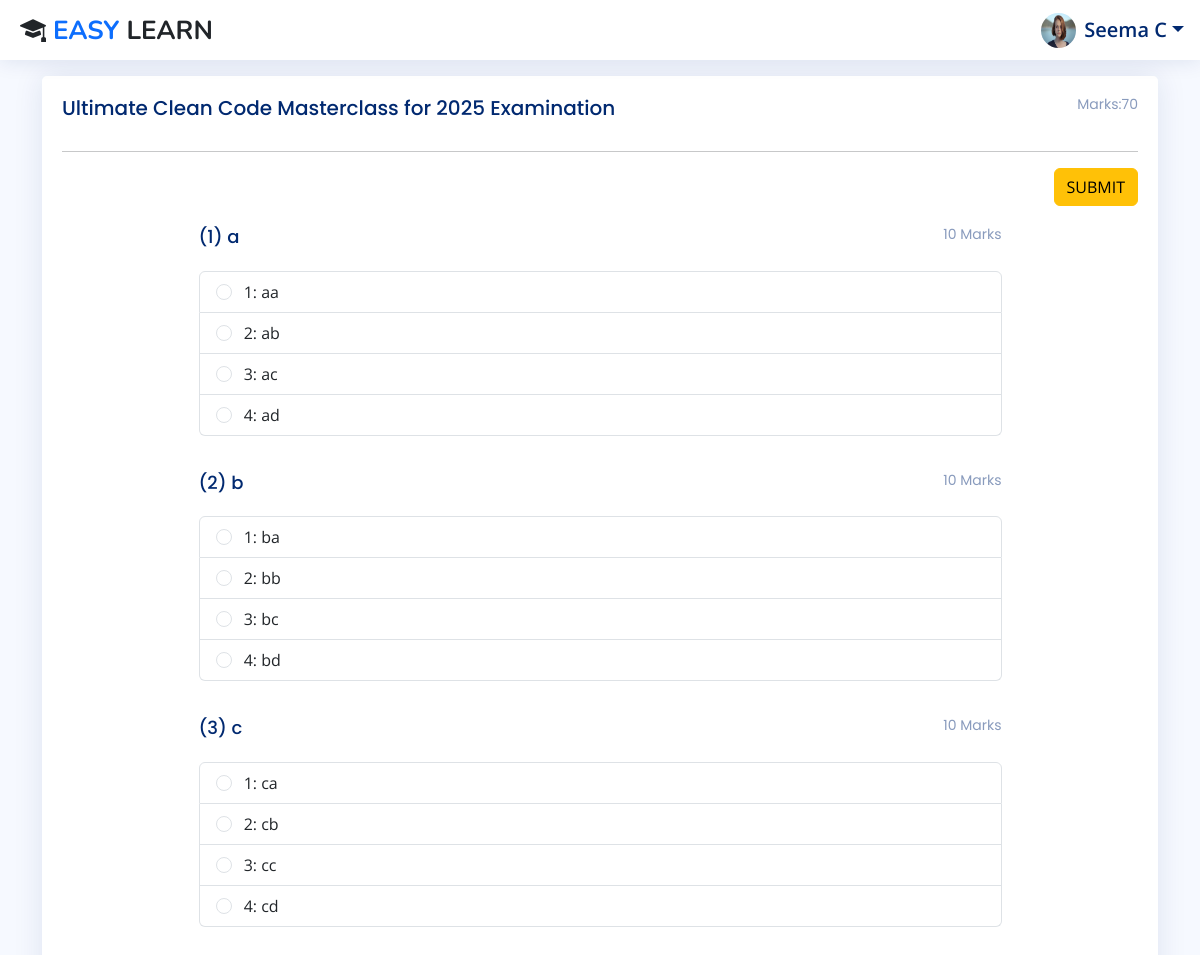
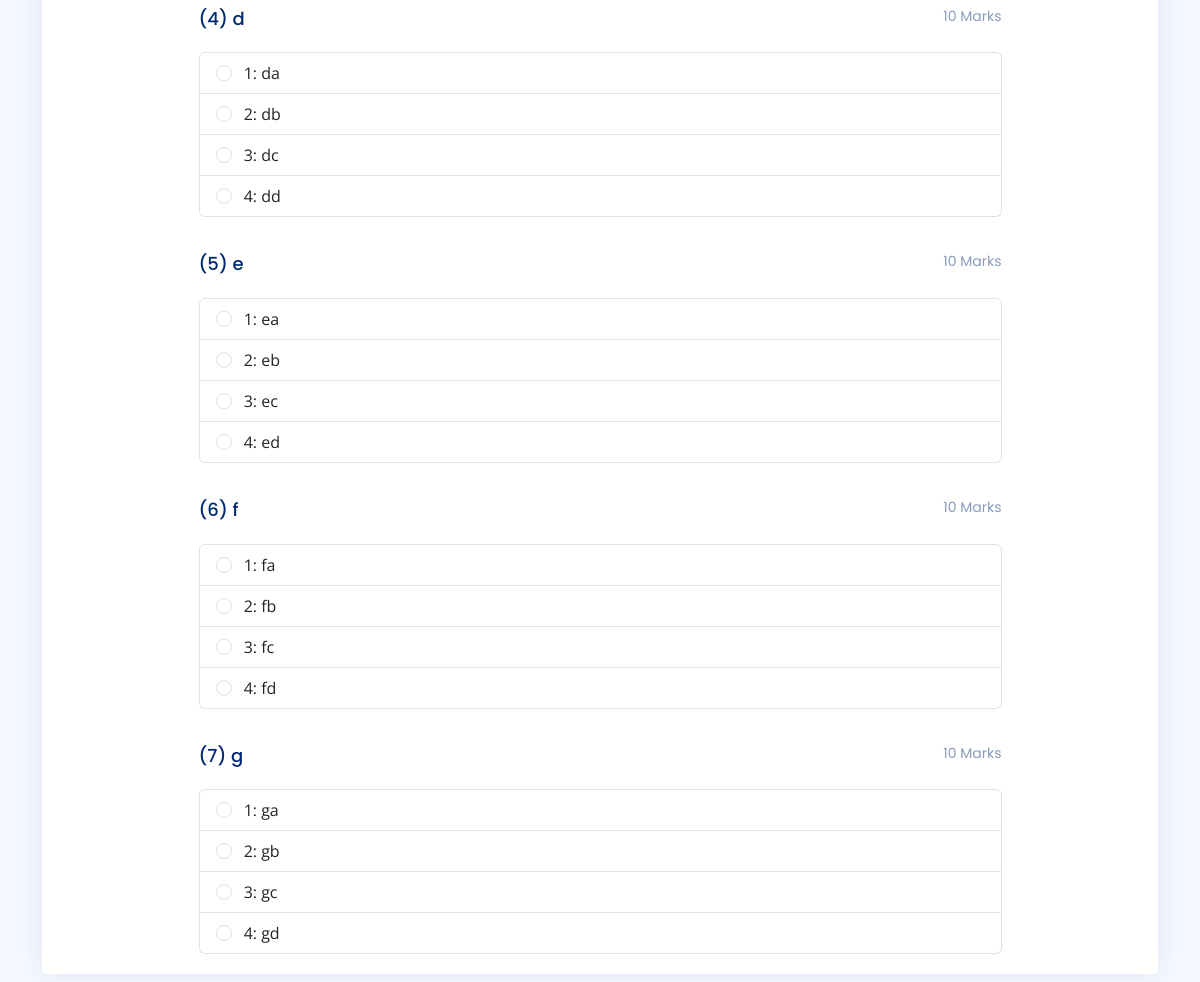
The page /exam/4/ (signed in) on the database its author committed (2 pictures, top to bottom).
### Users/models.py (models this page shows, shortened)
class User(AbstractBaseUser):
    id = models.BigAutoField(primary_key=True)
    profile_photo = models.ImageField(upload_to='profile_photos/', null=True, blank=False)
    first_name = models.CharField(max_length=100, null=False, blank=False)
    last_name = models.CharField(max_length=100, null=False, blank=False)
    institute = models.CharField(max_length=100, null=False, blank=False, default="SSVPS")
    email = models.EmailField(unique=True, null=False, blank=False)
    password = models.CharField(max_length=100, null=False, blank=False)
    role = models.CharField(max_length=10, choices=ROLE_CHOICES, null=False, blank=False)
    joined_date = models.DateField(auto_now_add=True)
    USERNAME_FIELD = 'email'
    REQUIRED_FIELDS = ['first_name', 'last_name']
    objects = UserManager()
    class Meta:
        db_table = 'Users Table'

### Course/models.py (models this page shows, shortened)
class Course(models.Model):
    id = models.BigAutoField(primary_key=True)
    thumbnail = models.ImageField(upload_to='thumbnails/', null=False, blank=False)
    title = models.CharField(max_length=255, null=False, blank=False)
    category = models.CharField(max_length=255, null=False, blank=False)
    description = models.CharField(max_length=255, null=False, blank=False)
    created_by = models.ForeignKey(User, related_name='courses', on_delete=models.CASCADE)
    created_date = models.DateField(auto_now_add=True)
    class Meta:
        db_table = 'Courses Table'

class Question(models.Model):
    id = models.BigAutoField(primary_key=True)
    exam = models.ForeignKey(Exam, related_name='questions', on_delete=models.CASCADE)
    text = models.CharField(max_length=255, null=False, blank=False)
    mark = models.PositiveIntegerField(null=False, blank=False, default=0)
    class Meta:
        db_table = 'Questions Table'

class Answer(models.Model):
    id = models.BigAutoField(primary_key=True)
    question = models.ForeignKey(Question, related_name='answers', on_delete=models.CASCADE)
    text = models.CharField(max_length=100, null=False, blank=False)
    is_correct = models.BooleanField(default=False)
    class Meta:
        db_table = 'Answers Table'

### Users/views.py (the view, shortened to what this page needs)
# urls.py: path('exam/<int:course_id>/',exam_view, name='exam-view'),
def exam_view(request, course_id):
    course = Course.objects.get(id=course_id)
    return render(request, 'users/exam.html', context={'course':course})

### Users/templates/users/exam.html (shortened to what this page needs)
{% extends "users/base_site.html" %}
{% load static %}
{% block main %}
    <main class="main">
        <section class="section">
            <div class="row">
                <div class="col-12">
                    <div class="card">
                        <div class="card-body">
                            <h5 class="card-title fs-5 d-flex justify-content-between">
                                {{course.title}} Examination
                                <span>Marks:70</span>
                            </h5>
                            <hr>
                            <form method="post">
                                <div class="row">
                                    <div class="col text-end">
                                        <button type="button" class="btn btn-warning" data-bs-toggle="modal" data-bs-target="#verticalycentered">
                                            SUBMIT
                                        </button>
                                    </div>
                                </div>
                                <div class="row justify-content-center g-3">
                                    {% for question in course.exam.questions.all %}
                                        <div class="col-9">
                                            <h5 class="card-title d-flex justify-content-between">
                                                ({{forloop.counter}}) {{question.text}}
                                                <span>{{question.mark}} Marks</span>
                                            </h5>
                                            <ul class="list-group">
                                                {% for answer in question.answers.all %}
                                                    <li class="list-group-item">
                                                        <input type="radio" name="question[answer][{{question.id}}]" value="{{answer.id}}" class="form-check-input">
                                                        <span class="ps-2">{{forloop.counter}}: {{answer.text}}</span>
                                                    </li>
                                                {% endfor %}
                                            </ul>
                                        </div>
                                    {% endfor %}
                                </div>
                            </form>
                        </div>
                    </div>
                </div>
            </div>
        </section>
    </main>
{% endblock main %}

### Users/templates/users/base_site.html (shortened to what this page needs)
{% extends "users/base.html" %}
{% load static %}
{% block content %}
    <header id="header" class="header sticky-top d-flex align-items-center">
        <a href="{% url "index-view" %}" class="logo">
            <span class="text-dark">
                <i class="bi bi-mortarboard-fill"></i>
                <span class="text-primary">EASY</span>
                LEARN
            </span>
        </a>
        <nav class="header-nav ms-auto">
            <ul class="d-flex align-items-center">
                {% if request.user.is_authenticated %}
                    <li class="nav-item dropdown pe-3">
                        <a class="nav-link nav-profile d-flex align-items-center pe-0" href="#" data-bs-toggle="dropdown">
                            {% if request.user.profile_photo %}
                            <img src="{{request.user.profile_photo.url}}" alt="Profile" class="rounded-circle" style="width:35px; height:35px; object-position: center;">
                            {% else %}
                            <img src="{% static "users/img/profile.jpg" %}" alt="Profile" class="rounded-circle border border-secondary" style="width:27px; height:27px;">
                            {% endif %}
                            <span class="d-none d-md-block dropdown-toggle fs-5 ps-2">{{request.user.first_name}} {{request.user.last_name.0}}</span>
                        </a>
                    </li>
                {% endif %}
            </ul>
        </nav>
    </header>
    <main class="main container mt-3">
        {% block main %}{% endblock main %}
    </main>
{% endblock content %}

### Users/static/assets/css/style.css (style rules this page uses)
:root { scroll-behavior: smooth; }
body { font-family: "Open Sans", sans-serif; background: #f6f9ff; color: #444444; }
a { color: #4154f1; text-decoration: none; }
h1, h2, h3, h4, h5, h6 { font-family: "Nunito", sans-serif; }
.card { margin-bottom: 30px; border: none; border-radius: 5px; box-shadow: 0px 0 30px rgba(1, 41, 112, 0.1); }
.card-title { padding: 20px 0 15px 0; font-size: 18px; font-weight: 500; color: #012970; font-family: "Poppins", sans-serif; }
.card-title span { color: #899bbd; font-size: 14px; font-weight: 400; }
.card-body { padding: 0 20px 20px 20px; }
.logo { line-height: 1; }
@media (min-width: 1200px) { .logo { width: 280px; } }
.logo span { font-size: 26px; font-weight: 700; color: #012970; font-family: "Nunito", sans-serif; }
.header { transition: all 0.5s; z-index: 997; height: 60px; box-shadow: 0px 2px 20px rgba(1, 41, 112, 0.1); background-color: #fff; padding-left: 20px; }
.header-nav ul { list-style: none; }
.header-nav>ul { margin: 0; padding: 0; }
.header-nav .nav-profile { color: #012970; }
.header-nav .nav-profile img { max-height: 36px; }
.header-nav .nav-profile span { font-size: 14px; font-weight: 600; }

### rows shown on the page
User: user.profile_photo (picture), user.first_name "Seema", user.last_name.0 "C"
Course: title "Ultimate Clean Code Masterclass for 2025"
Question: text "a", mark "10"
Answer: text "aa"
Answer: text "ab"
Answer: text "ac"
Answer: text "ad"
Question: text "b", mark "10"
Answer: text "ba"
Answer: text "bb"
Answer: text "bc"
Answer: text "bd"
Question: text "c", mark "10"
Answer: text "ca"
Answer: text "cb"
Answer: text "cc"
Answer: text "cd"
Question: text "d", mark "10"
Answer: text "da"
Answer: text "db"
Answer: text "dc"
Answer: text "dd"
Question: text "e", mark "10"
Answer: text "ea"
Answer: text "eb"
Answer: text "ec"
Answer: text "ed"
Question: text "f", mark "10"
Answer: text "fa"
Answer: text "fb"
Answer: text "fc"
Answer: text "fd"
Question: text "g", mark "10"
Answer: text "ga"
Answer: text "gb"
Answer: text "gc"
Answer: text "gd"
